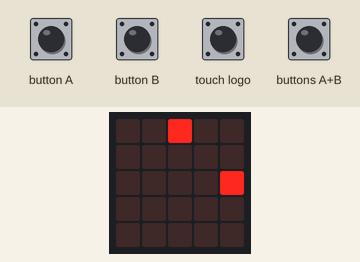
Simulated run of this program. Board: BBC micro:bit (MakeCode). Parts: the board's 5×5 LED display. The inputs (shaded band) are chosen by the test bench.

Above: at 2.2 s.
2.3 s: button A pressed for 0.15 s
At 2.49 s:
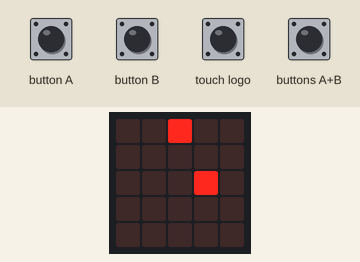
3.0 s: touch logo pressed for 0.15 s
At 3.07 s:
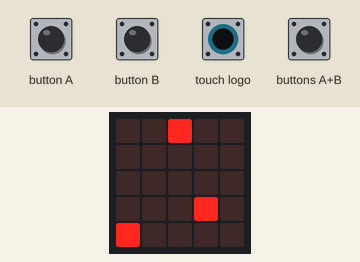
3.7 s: button B pressed for 0.15 s
At 3.86 s:
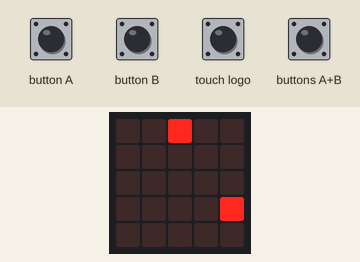
4.4 s: touch logo pressed for 1 s
At 4.41 s:
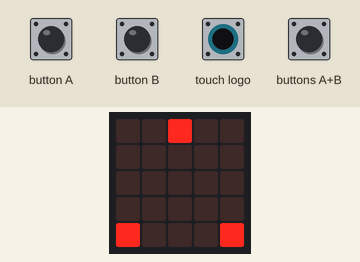
6.0 s: button A pressed for 0.15 s
At 6.16 s:
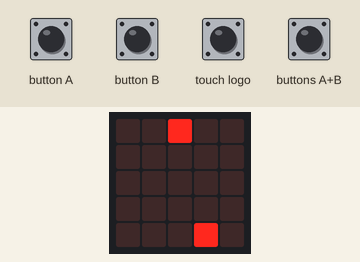
6.7 s: button A pressed for 0.15 s
At 6.86 s:
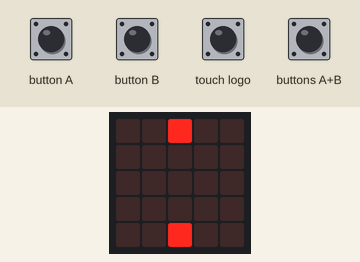

The program:

main.ts
```typescript
input.onButtonPressed(Button.A, function () {
    Jokalaria.move(-1)
})
input.onButtonPressed(Button.AB, function () {
    Jokalaria.change(LedSpriteProperty.Y, -1)
})
input.onButtonPressed(Button.B, function () {
    Jokalaria.move(1)
})
input.onLogoEvent(TouchButtonEvent.Touched, function () {
    Jokalaria.change(LedSpriteProperty.Y, 1)
})
let Jokalaria: game.LedSprite = null
Jokalaria = game.createSprite(4, 2)
basic.pause(1000)
let Pilota_1 = game.createSprite(2, 0)
let Pilota_2 = game.createSprite(0, 4)
Pilota_1.change(LedSpriteProperty.Brightness, 50)
Pilota_2.change(LedSpriteProperty.Blink, 50)
basic.forever(function () {
    if (Jokalaria.isTouching(Pilota_1)) {
        game.addScore(1)
        Pilota_1.delete()
        basic.pause(1000)
    }
    if (Jokalaria.isTouching(Pilota_2)) {
        game.addScore(1)
        Pilota_2.delete()
    }
})
```

test.ts
```typescript
// aquí va el archivo "tests"; esto no se compilará cuando este paquete se utilice como una extensión.
```

Measured:
- after the input at 2.3 s, the display: first differs from a run without the input after 0.15 s (image 1)
- after the input at 3.0 s, the display: changes at once (image 2)
- after the input at 3.7 s, the display: first differs from a run without the input after 0.15 s (image 3)
- after the input at 4.4 s, the display: changes at once (image 4)
